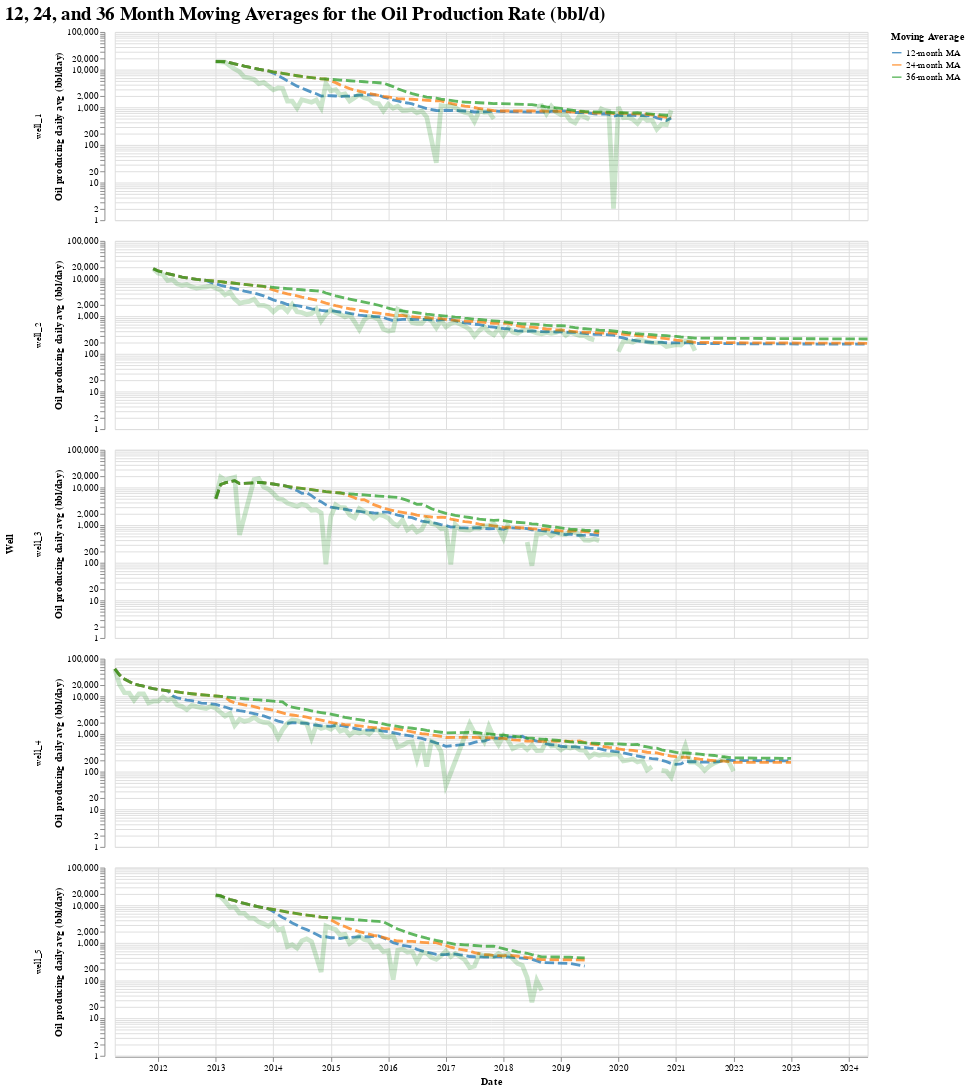

Notebook cell for this chart:
### Markdown cell above
#### Oil Production Rate Moving Averages
- Visualizing the 12 month, 24, and 36 months oil production rate moving averages.

### Code cell
# Prepare the oil production data for moving-average smoothing, ignoring zero placeholders
ma_chart_df = df[['well_name', 'date', 'oil_producing_daily_avg (bbl/day)']].replace({0:np.nan})

# Define the moving-average windows and colors that will be layered together
window_specs = [
    (12, '12-month MA'),
    (24, '24-month MA'),
    (36, '36-month MA'),
]

window_colors = ['#1f77b4', '#ff7f0e', '#2ca02c']
color_scale = alt.Scale(
    domain=[label for _, label in window_specs],
    range=window_colors
)

# Build a reusable base chart shared by the raw line and each moving-average layer
base = alt.Chart(ma_chart_df).encode(
    alt.X('date:T').title('Date')
)

# Show the original series in light green for context
raw_line = base.mark_line(color='green', opacity=0.2, size=5).encode(
    alt.Y('oil_producing_daily_avg (bbl/day):Q').title('Oil producing daily avg (bbl/day)').scale(type='log')
)

# Create each moving-average line and collect it for layering
ma_layers = []
for window, label in window_specs:
    ma_layer = base.transform_window(
        rolling_mean='mean(oil_producing_daily_avg (bbl/day))',
        frame=[-(window - 1), 0],
        groupby=['well_name'],
        sort=[alt.SortField('date')]
    ).transform_calculate(
        window_label=f"'{label}'"
    ).mark_line(size=3, opacity=0.75, strokeDash=[10,4]).encode(
        y='rolling_mean:Q',
        color=alt.Color('window_label:N').scale(color_scale).title('Moving Average')
    ).properties(
        height = 200,
        width = 800,
    )
    ma_layers.append(ma_layer)

# Layer the raw series with every moving-average line and facet by well
layered_ma_chart = alt.layer(*ma_layers, raw_line).facet(
    row=alt.Row('well_name:N', title='Well')
).properties(
    title=alt.Title('12, 24, and 36 Month Moving Averages for the Oil Production Rate (bbl/d)', fontSize=20, anchor='start')
)

layered_ma_chart

### Figure 1 — Vega-Lite specification as saved in the notebook (floating-point values rounded to 4 significant figures; data arrays with more than 128 entries replaced by an {"elided": "..."} marker saying what was removed)
{"config": {"view": {"continuousWidth": 300, "continuousHeight": 300}}, "data": {"name": "data-5f4aa145bab18f516d7f79f11fa5c162"}, "facet": {"row": {"field": "well_name", "title": "Well", "type": "nominal"}}, "spec": {"layer": [{"mark": {"type": "line", "opacity": 0.75, "size": 3, "strokeDash": [10, 4]}, "encoding": {"color": {"field": "window_label", "scale": {"domain": ["12-month MA", "24-month MA", "36-month MA"], "range": ["#1f77b4", "#ff7f0e", "#2ca02c"]}, "title": "Moving Average", "type": "nominal"}, "x": {"field": "date", "title": "Date", "type": "temporal"}, "y": {"field": "rolling_mean", "type": "quantitative"}}, "transform": [{"window": [{"op": "mean", "field": "oil_producing_daily_avg (bbl/day)", "as": "rolling_mean"}], "frame": [-11, 0], "groupby": ["well_name"], "sort": [{"field": "date"}]}, {"calculate": "'12-month MA'", "as": "window_label"}]}, {"mark": {"type": "line", "opacity": 0.75, "size": 3, "strokeDash": [10, 4]}, "encoding": {"color": {"field": "window_label", "scale": {"domain": ["12-month MA", "24-month MA", "36-month MA"], "range": ["#1f77b4", "#ff7f0e", "#2ca02c"]}, "title": "Moving Average", "type": "nominal"}, "x": {"field": "date", "title": "Date", "type": "temporal"}, "y": {"field": "rolling_mean", "type": "quantitative"}}, "transform": [{"window": [{"op": "mean", "field": "oil_producing_daily_avg (bbl/day)", "as": "rolling_mean"}], "frame": [-23, 0], "groupby": ["well_name"], "sort": [{"field": "date"}]}, {"calculate": "'24-month MA'", "as": "window_label"}]}, {"mark": {"type": "line", "opacity": 0.75, "size": 3, "strokeDash": [10, 4]}, "encoding": {"color": {"field": "window_label", "scale": {"domain": ["12-month MA", "24-month MA", "36-month MA"], "range": ["#1f77b4", "#ff7f0e", "#2ca02c"]}, "title": "Moving Average", "type": "nominal"}, "x": {"field": "date", "title": "Date", "type": "temporal"}, "y": {"field": "rolling_mean", "type": "quantitative"}}, "transform": [{"window": [{"op": "mean", "field": "oil_producing_daily_avg (bbl/day)", "as": "rolling_mean"}], "frame": [-35, 0], "groupby": ["well_name"], "sort": [{"field": "date"}]}, {"calculate": "'36-month MA'", "as": "window_label"}]}, {"mark": {"type": "line", "color": "green", "opacity": 0.2, "size": 5}, "encoding": {"x": {"field": "date", "title": "Date", "type": "temporal"}, "y": {"field": "oil_producing_daily_avg (bbl/day)", "scale": {"type": "log"}, "title": "Oil producing daily avg (bbl/day)", "type": "quantitative"}}}], "height": 200, "width": 800}, "title": {"text": "12, 24, and 36 Month Moving Averages for the Oil Production Rate (bbl/d)", "anchor": "start", "fontSize": 20}, "$schema": "https://vega.github.io/schema/vega-lite/v5.20.1.json", "datasets": {"data-5f4aa145bab18f516d7f79f11fa5c162": {"elided": "482 records"}}}
